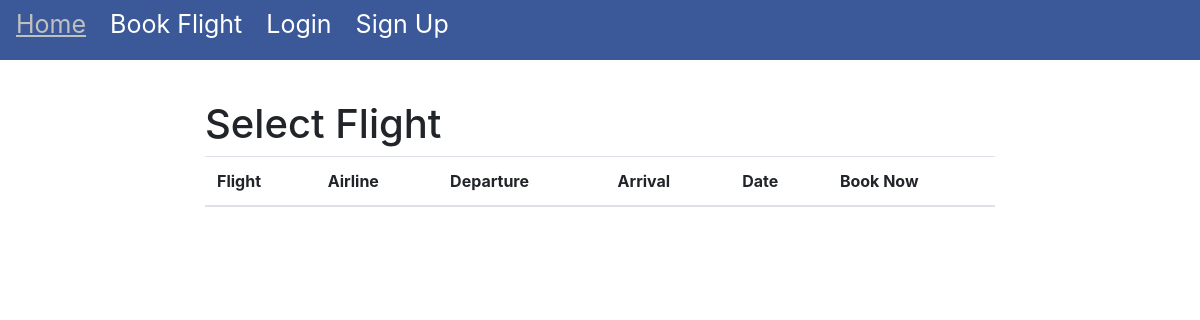
Before: /booking/flight/ with the older database file.
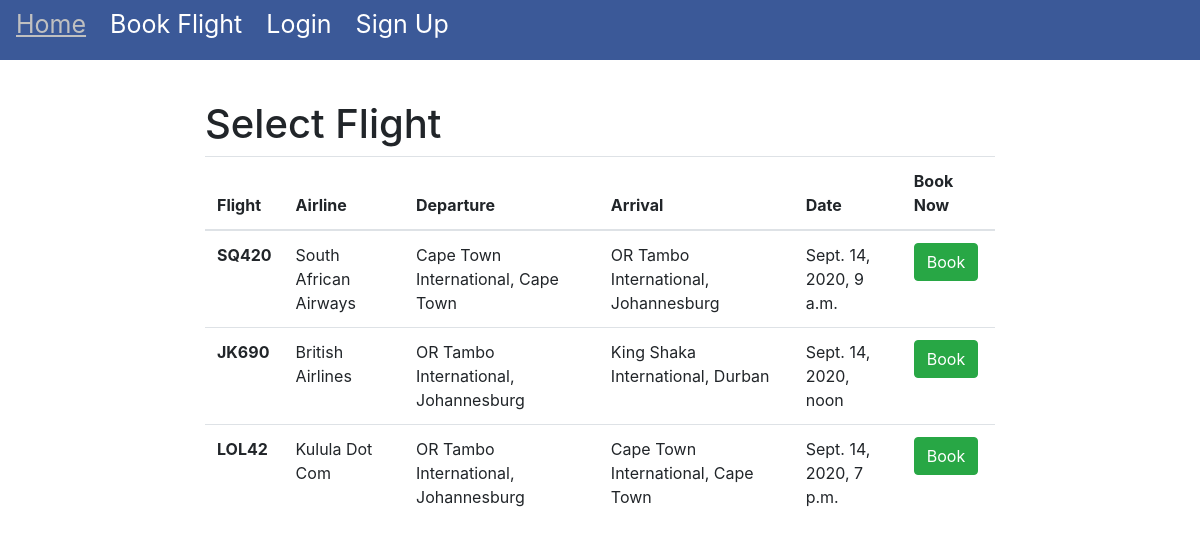
After: the same page with the newer database file.
### booking/models.py (models this page shows)
class Flight(models.Model):
    flightNo = models.CharField(max_length=5, primary_key=True, unique=True)
    airline = models.CharField(max_length=100)
    seatsAvailable = models.IntegerField()
    departureLocation = models.CharField(max_length=100)
    arrivalLocation = models.CharField(max_length=100)
    flightDateTime = models.DateTimeField()
    flightDuration = models.CharField(max_length=20)
    departureTerminal = models.CharField(max_length=3)
    planeID = models.ForeignKey(Plane, on_delete=models.CASCADE)
    economyCost = models.DecimalField(default=0, decimal_places=2, max_digits=12)
    businessCost = models.DecimalField(default=0, decimal_places=2, max_digits=12)
    firstCost = models.DecimalField(default=0, decimal_places=2, max_digits=12)

### booking/views.py (the view)
# urls.py: path('flight/', views.FlightSelectView.as_view(), name='booking-flight'),
class FlightSelectView(ListView):
    model = Flight
    context_object_name = 'flights'
    ordering = ['flightDateTime']

### booking/templates/booking/flight_list.html
{% extends "main/base.html" %}
{% block content %}
    <h1>Select Flight</h1>
    <table class="table">
        <thead>
            <tr>
                <th scope="col">Flight</th>
                <th scope="col">Airline</th>
                <th scope="col">Departure</th>
                <th scope="col">Arrival</th>
                <th scope="col">Date</th>
                <th scope="col">Book Now</th>
            </tr>
        </thead>
        <tbody>
            {% for flight in flights %}
                <tr>
                    <th scope="row">{{ flight.flightNo }}</th>
                    <td>{{ flight.airline }}</td>
                    <td>{{ flight.departureLocation }}</td>
                    <td>{{ flight.arrivalLocation }}</td>
                    <td>{{ flight.flightDateTime }}</td>
                    {% if flight.seatsAvailable != 0 %}
                        <td><a href="{% url 'booking-seat' flight.flightNo %}"><button type="button" class="btn btn-success">Book</button></a></td>
                    {% else %}
                        <td><button type="button" class="btn btn-danger" disabled>Sold Out</button></td>
                    {% endif %}
                </tr>
            {% endfor %}
        </tbody>
    </table>
{% endblock content %}

### members/templates/main/base.html (shortened to what this page needs)
<!doctype html>
<html>
<head>
	<link rel="stylesheet" href="https://stackpath.bootstrapcdn.com/bootstrap/4.3.1/css/bootstrap.min.css">
</head>
<body>
	<div class="sidenav">
		<a href="/">Home</a>
		<a href="{% url 'booking-flight' %}">Book Flight</a>
        {% if user.is_authenticated %}
		<a href="/cancelation">Cancel a Booking</a>
		<a href="/logout">Logout</a>
        {% else %}
		<a href="/login">Login</a>
		<a href="/register">Sign Up</a>
        {% endif %}
	</div>
	<div id="content" name="content" class="main">
		<div class="row justify-content-center">
			<div class="col-8">
				{% block content %}
				{% endblock %}
			</div>
		</div>
	</div>
</body>
</html>

### members/templates/main/base.html (style rules this page uses)
.sidenav { height:60px; width:100%; position: fixed; z-index:1; top:0; left:0; background-color:#3B5998; overflow-x: hidden; padding-top: 0px; }
.sidenav a { padding:6px 8px 6px 16px; text-decoration: none; font-size:25px; color: #FFFFFF; display:block; float: left; }
.main { margin-left:0px; margin-top: 100px; padding: 0px 0px; }

Changed rows visible on the page:
added Flight: flightNo "SQ420", airline "South African Airways", departureLocation "Cape Town International, Cape Town", arrivalLocation "OR Tambo International, Johannesburg", flightDateTime "Sept. 14, 2020, 9 a.m.", seatsAvailable "Book"
added Flight: flightNo "JK690", airline "British Airlines", departureLocation "OR Tambo International, Johannesburg", arrivalLocation "King Shaka International, Durban", flightDateTime "Sept. 14, 2020, noon", seatsAvailable "Book"
added Flight: flightNo "LOL42", airline "Kulula Dot Com", departureLocation "OR Tambo International, Johannesburg", arrivalLocation "Cape Town International, Cape Town", flightDateTime "Sept. 14, 2020, 7 p.m.", seatsAvailable "Book"
